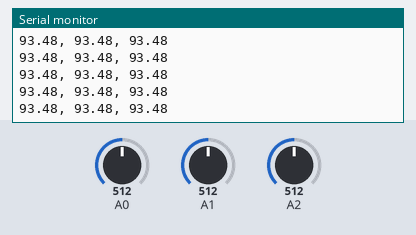
Bench run of a sketch on a simulated Arduino Mega 2560, built with avr-gcc and run on an emulated ATmega2560. Shown: the last lines printed to the serial monitor. Inputs (shaded band) come from the test bench; at power-on: A0 = 512, A1 = 512, A2 = 512.

Above: at 7.2 s.
7.3 s: A0 set to 58
At 7.34 s:
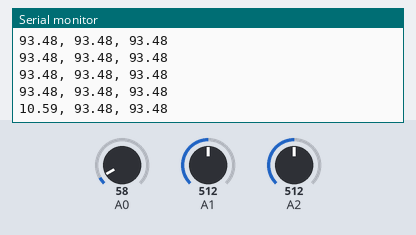
10.3 s: A0 set to 49
At 10.39 s:
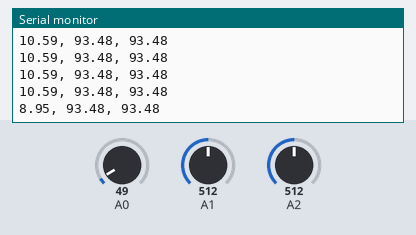
Timing chart, 0 to 12.8 s (numbered marks = the images above; inputs shaded):
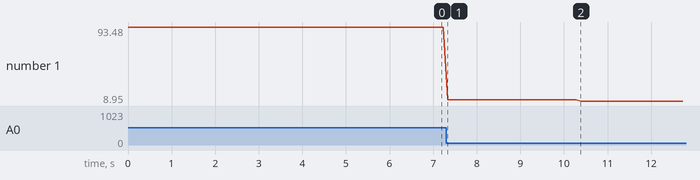

Measured:
- after the input at 7.3 s, the serial monitor: prints a new line at once (image 1)
- after the input at 10.3 s, the serial monitor: prints a new line after 0.09 s (image 2)
- plotted number 1: 93.48 → 10.59 after the input at 7.3 s, 10.59 → 8.95 after the input at 10.3 s

The sketch:

uv.ino
```cpp
#include "sma.h"

float pVolt0() { return float(analogRead(0) / 1024.0 * 5.0); }
float pVolt1() { return float(analogRead(1) / 1024.0 * 5.0); }
float pVolt2() { return float(analogRead(2) / 1024.0 * 5.0); }

SMAFilter sma0(5, pVolt0);
SMAFilter sma1(5, pVolt1);
SMAFilter sma2(5, pVolt2);

void setup() {
  Serial.begin(9600);
}


void loop() {
  // Readings in mW/m^2
  Serial.print(pVolt0() / 1013000000.0 / (0.12 *0.22) *1000000000.0);
  Serial.print(", ");
  Serial.print(pVolt1()/ 1013000000.0 / (0.12 *0.22) *1000000000.0);
  Serial.print(", ");
  Serial.println(pVolt2()/ 1013000000.0 / (0.12 *0.22) *1000000000.0);

  delay(100);
}
```

sma.h
```cpp
class SMAFilter{
  private:
    // Number of sample_fns to take
    int num_samples;
    int sample_delay;
    long int iter;
    // Array to store sample_fns in
    float* samples;
    // Function that returns a floating point value to filter
    float (*sample_fn)(void);

  public:
    SMAFilter(int count,float (*sample_fn)(void));
    ~SMAFilter();
    void setSampleCount(int count);
    float getFilteredSample();

};

SMAFilter::SMAFilter(int count, float (*sample_fn)(void))
{
  iter = 0;
  num_samples = count;
  this->sample_fn = sample_fn;
  samples = (float*)malloc(sizeof(float) * count);
}

void SMAFilter::setSampleCount(int count)
{
  num_samples = count;
  samples = (float*)realloc(samples, count);
}

float SMAFilter::getFilteredSample()
{
  float sample = this->sample_fn();
  float filtered_sample;
  float sum = 0;

  if(iter < num_samples){
    samples[iter] = sample;
    filtered_sample = sample;
  }else{
    sum=0;
    // Calculate moving average
    for(int i=0;i<num_samples;i++){
      sum += samples[i];
      filtered_sample = sum/num_samples;
    }
    // Shift values left
    for(int i=1;i<num_samples;i++){
      samples[i-1] = samples[i];
    }
    samples[num_samples-1] = sample;
  }
  this->iter++;
  return filtered_sample;
}


SMAFilter::~SMAFilter()
{
  free(samples);
}
```
